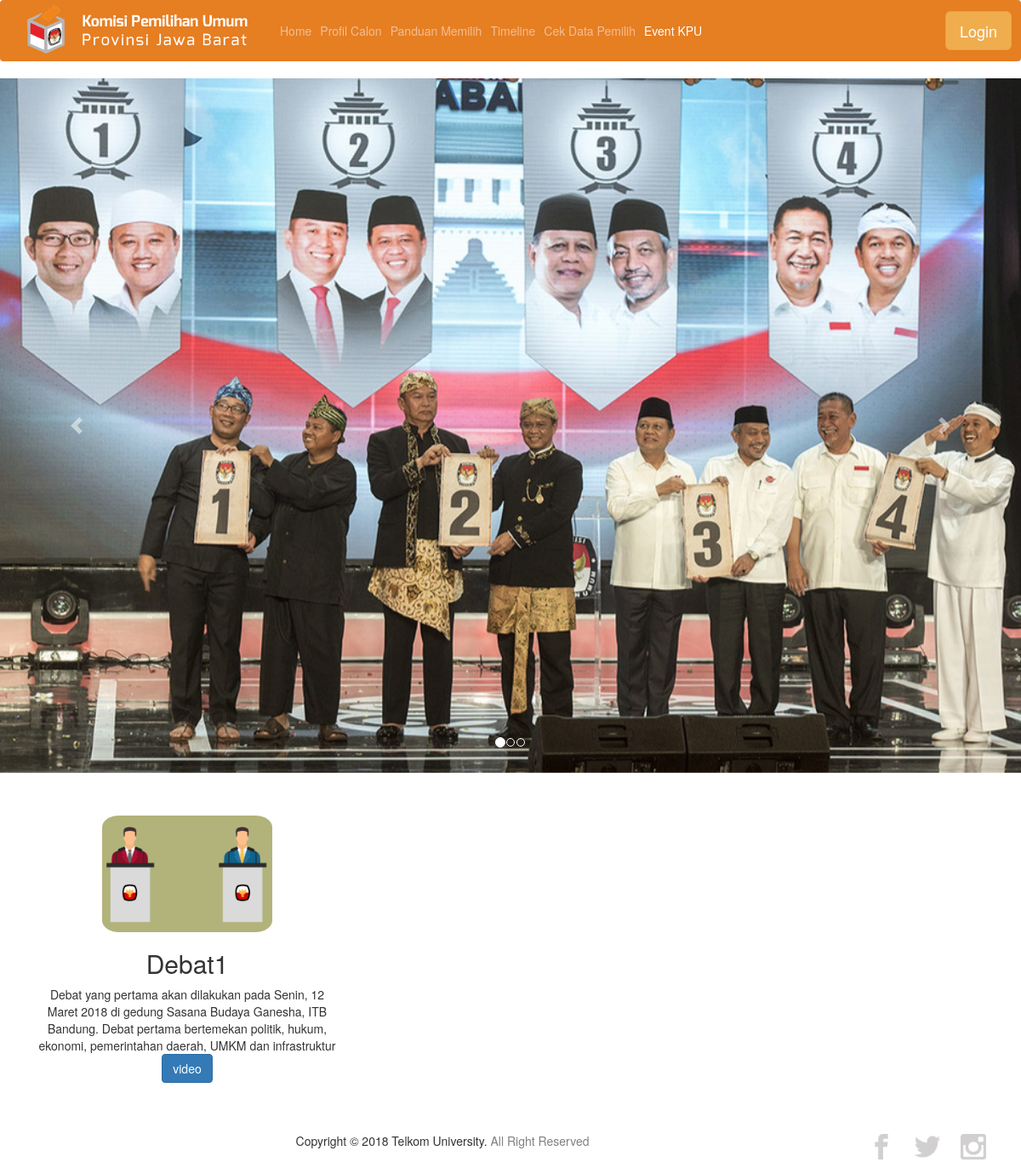
The page /index.php/c_eventkpu on the database its author committed.
### tables this page shows
CREATE TABLE IF NOT EXISTS `eventkpu` (
  `id` int(5) NOT NULL,
  `nama` varchar(20) NOT NULL,
  `tipe` varchar(20) NOT NULL,
  `isi` varchar(250) NOT NULL,
  `link` varchar(100) NOT NULL
);

### application/controllers/C_eventkpu.php (called while the page is built, shortened)
<?php
class C_eventkpu extends CI_Controller
{
	public function __construct()
	{
		$this->load->model('M_eventkpu');
	}
	public function index()
	{
		$data = array(
			'nama' => 'debat',
			'data_event' => $this->M_eventkpu->get_data()
		);
		$this->load->view('eventkpu',$data);
	}
}

### index.php (called while the page is built, shortened)
<?php
require_once BASEPATH.'core/CodeIgniter.php';

### application/models/M_eventkpu.php (called while the page is built, shortened)
<?php
class M_eventkpu extends CI_Model
{
    public function get_data()
    {
        $query = $this->db->order_by('id','DSC')->get('eventkpu');
        return $query->result();
    }
}

### application/views/eventkpu.php (the view, shortened to what this page needs)
<body>
    <nav class="navbar navbar-expand-lg navbar-dark bg-nav">
        <a class="" href="#"><img src="<?php echo base_url(); ?>asset/img/Logo KPU.png" ></a>
        <div class="collapse navbar-collapse" id="navbarTogglerDemo02">
          <ul class="navbar-nav mr-auto mt-2 mt-lg-0">
            <?php if ($this->session->userdata('level')!="admin") { ?>
            <li class="nav-item">
              <a class="nav-link" href="<?php echo base_url(); ?>">Home</a>
            </li>
            <?php } ?>
                <li class="nav-item">
                  <a class="nav-link" href="<?php echo site_url('C_profilcalon/') ?>">Profil Calon</a>
                </li>
                <li class="nav-item">
                  <a class="nav-link" href="<?php echo site_url('C_panduanpilih/') ?>">Panduan Memilih</a>
                </li>
                <li class="nav-item">
                  <a class="nav-link" href="<?php echo site_url('C_timeline/') ?>">Timeline</a>
                </li>
                <li class="nav-item">
                  <a class="nav-link" href="<?php echo site_url('C_cekpemilih/') ?>">Cek Data Pemilih</a>
                </li>
                <li class="nav-item">
                  <a class="nav-link active" href="<?php echo site_url('C_eventkpu/') ?>">Event KPU<span class="sr-only">(current)</span></a>
                </li>
        </ul>
        </div>
        <?php
          if ($this->session->userdata('level')!="admin") {
            echo '<a href="'.site_url("C_loginAdmin/").'" class="btn btn-warning btn-lg">Login</a>';
          }else {
            echo '<a href="'.site_url("C_loginAdmin/logout").'" class="btn btn-warning btn-lg">Logout</a>';
          }
        ?>
    </nav>
<div id="demo" class="carousel slide" data-ride="carousel">
  <ul class="carousel-indicators">
    <li data-target="#demo" data-slide-to="0" class="active"></li>
    <li data-target="#demo" data-slide-to="1"></li>
    <li data-target="#demo" data-slide-to="2"></li>
  </ul>
  <div class="carousel-inner">
    <div class="carousel-item active">
      <img src="<?php echo base_url(); ?>asset/img/undinomer.jpg" alt="pengundian" class="slider">
    </div>
  </div>
  <a class="carousel-control-prev" href="#demo" data-slide="prev">
    <span class="carousel-control-prev-icon"></span>
  </a>
  <a class="carousel-control-next" href="#demo" data-slide="next">
    <span class="carousel-control-next-icon"></span>
  </a>
</div>
<div class="container">
  <div class="row row-1">
  <?php
    foreach ($data_event as $data) {
  ?>
    <div class="col-md-4">
      <div class="box-debat">
        <img src="<?php echo base_url(); ?>asset/img/debaticon.png" width="100px" class="event">
      </div>
      <h2><?php echo $data->nama; ?></h2>
      <p><?php echo $data->isi; ?>
      <button type="button" class="btn btn-primary" data-toggle="modal" data-target="#view<?php echo $data->nama; ?>">
          video
      </button>
      </p>
    </div>
    <?php } ?>
    </div>

### asset/css/main.css (style rules this page uses)
.bg-nav { background-color: #e67e22; }
.btn { margin-bottom: 2%; }
.carousel-inner { width: 100%; }
.carousel-item img { width: 100%; height: 100%; }
.row-1 { margin-top: 50px; }
.event { border-radius: 10%; width: 200px; text-align: center; margin-left: ; }
.col-md-4 { text-align: center; }
.btn-primary { background-color: #e67e22; border-color: #e67e22; }

### rows shown on the page
eventkpu: nama "Debat1", isi "Debat yang pertama akan dilakukan pada Senin, 12 Maret 2018 di gedung Sasana Budaya Ganesha, ITB Bandung. Debat pertama bertemekan politik, hukum, ekonomi, pemerintahan daerah, UMKM dan infrastruktur"
